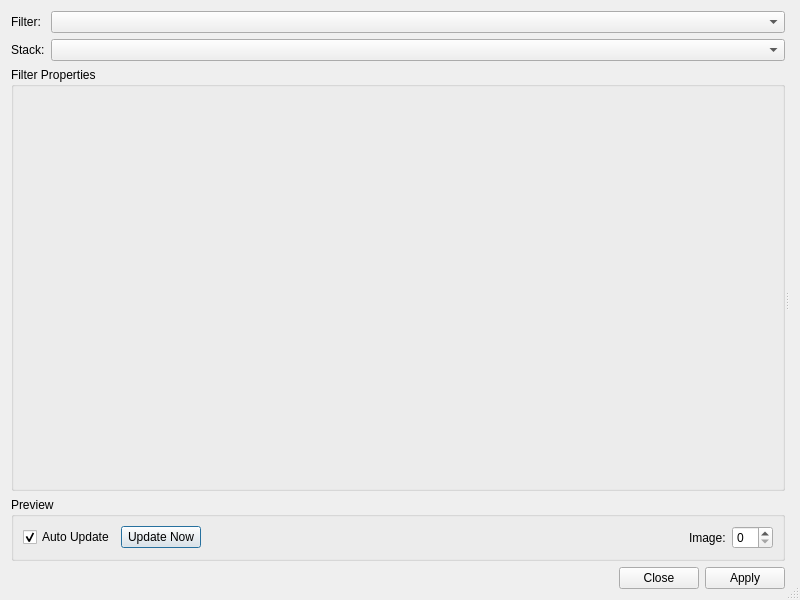
<?xml version="1.0" encoding="UTF-8"?>
<ui version="4.0">
 <class>FiltersDialog</class>
 <widget class="QDialog" name="FiltersDialog">
  <property name="geometry">
   <rect>
    <x>0</x>
    <y>0</y>
    <width>800</width>
    <height>600</height>
   </rect>
  </property>
  <property name="windowTitle">
   <string>Filters</string>
  </property>
  <property name="sizeGripEnabled">
   <bool>true</bool>
  </property>
  <layout class="QHBoxLayout" name="horizontalLayout">
   <item>
    <widget class="QSplitter" name="splitter">
     <property name="orientation">
      <enum>Qt::Horizontal</enum>
     </property>
     <property name="opaqueResize">
      <bool>true</bool>
     </property>
     <property name="childrenCollapsible">
      <bool>true</bool>
     </property>
     <widget class="QWidget" name="layoutWidget">
      <layout class="QVBoxLayout" name="filterLayout">
       <property name="sizeConstraint">
        <enum>QLayout::SetDefaultConstraint</enum>
       </property>
       <item>
        <layout class="QFormLayout" name="optionsLayout">
         <property name="fieldGrowthPolicy">
          <enum>QFormLayout::AllNonFixedFieldsGrow</enum>
         </property>
         <item row="0" column="0">
          <widget class="QLabel" name="filterLabel">
           <property name="text">
            <string>Filter:</string>
           </property>
          </widget>
         </item>
         <item row="0" column="1">
          <widget class="QComboBox" name="filterSelector"/>
         </item>
         <item row="1" column="0">
          <widget class="QLabel" name="stackLabel">
           <property name="text">
            <string>Stack:</string>
           </property>
          </widget>
         </item>
         <item row="1" column="1">
          <widget class="StackSelectorWidgetView" name="stackSelector"/>
         </item>
         <item row="2" column="0" colspan="2">
          <widget class="QGroupBox" name="filterPropertiesContainer">
           <property name="sizePolicy">
            <sizepolicy hsizetype="Expanding" vsizetype="Expanding">
             <horstretch>0</horstretch>
             <verstretch>0</verstretch>
            </sizepolicy>
           </property>
           <property name="title">
            <string>Filter Properties</string>
           </property>
           <property name="checkable">
            <bool>false</bool>
           </property>
           <layout class="QFormLayout" name="filterPropertiesLayout">
            <property name="fieldGrowthPolicy">
             <enum>QFormLayout::AllNonFixedFieldsGrow</enum>
            </property>
           </layout>
          </widget>
         </item>
         <item row="3" column="0" colspan="2">
          <widget class="QGroupBox" name="previewPropertiesContainer">
           <property name="title">
            <string>Preview</string>
           </property>
           <layout class="QHBoxLayout" name="horizontalLayout_2">
            <item>
             <widget class="QCheckBox" name="previewAutoUpdate">
              <property name="text">
               <string>Auto Update</string>
              </property>
              <property name="checked">
               <bool>true</bool>
              </property>
             </widget>
            </item>
            <item>
             <widget class="QPushButton" name="updatePreviewButton">
              <property name="enabled">
               <bool>true</bool>
              </property>
              <property name="text">
               <string>Update Now</string>
              </property>
             </widget>
            </item>
            <item>
             <spacer name="horizontalSpacer">
              <property name="orientation">
               <enum>Qt::Horizontal</enum>
              </property>
              <property name="sizeHint" stdset="0">
               <size>
                <width>40</width>
                <height>20</height>
               </size>
              </property>
             </spacer>
            </item>
            <item>
             <widget class="QLabel" name="previewImageIndexLabel">
              <property name="text">
               <string>Image:</string>
              </property>
             </widget>
            </item>
            <item>
             <widget class="QSpinBox" name="previewImageIndex"/>
            </item>
           </layout>
          </widget>
         </item>
        </layout>
       </item>
       <item>
        <widget class="QDialogButtonBox" name="buttonBox">
         <property name="orientation">
          <enum>Qt::Horizontal</enum>
         </property>
         <property name="standardButtons">
          <set>QDialogButtonBox::Apply|QDialogButtonBox::Close</set>
         </property>
        </widget>
       </item>
      </layout>
     </widget>
     <widget class="QWidget" name="layoutWidget">
      <layout class="QVBoxLayout" name="mplLayout"/>
     </widget>
    </widget>
   </item>
  </layout>
 </widget>
 <customwidgets>
  <customwidget>
   <class>StackSelectorWidgetView</class>
   <extends>QComboBox</extends>
   <header>mantidimaging.gui.widgets.stack_selector</header>
  </customwidget>
 </customwidgets>
 <resources/>
 <connections>
  <connection>
   <sender>buttonBox</sender>
   <signal>accepted()</signal>
   <receiver>FiltersDialog</receiver>
   <slot>accept()</slot>
   <hints>
    <hint type="sourcelabel">
     <x>248</x>
     <y>254</y>
    </hint>
    <hint type="destinationlabel">
     <x>157</x>
     <y>274</y>
    </hint>
   </hints>
  </connection>
  <connection>
   <sender>buttonBox</sender>
   <signal>rejected()</signal>
   <receiver>FiltersDialog</receiver>
   <slot>reject()</slot>
   <hints>
    <hint type="sourcelabel">
     <x>316</x>
     <y>260</y>
    </hint>
    <hint type="destinationlabel">
     <x>286</x>
     <y>274</y>
    </hint>
   </hints>
  </connection>
 </connections>
</ui>
